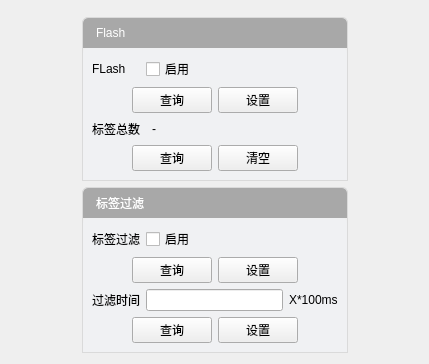
<?xml version="1.0" encoding="UTF-8"?>
<ui version="4.0">
 <class>wirelessreadparamwidget</class>
 <widget class="QWidget" name="wirelessreadparamwidget">
  <property name="geometry">
   <rect>
    <x>0</x>
    <y>0</y>
    <width>429</width>
    <height>364</height>
   </rect>
  </property>
  <property name="windowTitle">
   <string>Form</string>
  </property>
  <layout class="QGridLayout" name="gridLayout_7">
   <item row="0" column="1">
    <spacer name="verticalSpacer_2">
     <property name="orientation">
      <enum>Qt::Vertical</enum>
     </property>
     <property name="sizeHint" stdset="0">
      <size>
       <width>20</width>
       <height>40</height>
      </size>
     </property>
    </spacer>
   </item>
   <item row="1" column="0">
    <spacer name="horizontalSpacer">
     <property name="orientation">
      <enum>Qt::Horizontal</enum>
     </property>
     <property name="sizeHint" stdset="0">
      <size>
       <width>40</width>
       <height>20</height>
      </size>
     </property>
    </spacer>
   </item>
   <item row="1" column="1" rowspan="2">
    <layout class="QGridLayout" name="gridLayout_6">
     <item row="0" column="0" rowspan="2">
      <layout class="QVBoxLayout" name="verticalLayout_2">
       <item>
        <widget class="QWidget" name="widget_7" native="true">
         <property name="styleSheet">
          <string notr="true">.QWidget
{
	border: 1px solid rgb(218,218,218);
	border-top-right-radius: 5px;
	border-top-left-radius: 5px;
}</string>
         </property>
         <layout class="QVBoxLayout" name="verticalLayout_5">
          <property name="spacing">
           <number>0</number>
          </property>
          <property name="margin">
           <number>1</number>
          </property>
          <item>
           <widget class="QLabel" name="label_36">
            <property name="minimumSize">
             <size>
              <width>0</width>
              <height>30</height>
             </size>
            </property>
            <property name="maximumSize">
             <size>
              <width>16777215</width>
              <height>30</height>
             </size>
            </property>
            <property name="styleSheet">
             <string notr="true">font: 10pt &quot;微软雅黑&quot;;
color: rgb(255, 255, 255);
background-color: rgb(168, 168, 168);
padding: 3px 3px 3px 10px;
border: none;
border-top-right-radius: 5px;
border-top-left-radius: 5px;</string>
            </property>
            <property name="text">
             <string>Flash</string>
            </property>
           </widget>
          </item>
          <item>
           <widget class="QWidget" name="widget_8" native="true">
            <property name="styleSheet">
             <string notr="true">.QWidget
{
	border: none;
	background-color: rgb(240, 241, 243);
}</string>
            </property>
            <layout class="QGridLayout" name="gridLayout_2">
             <item row="0" column="0">
              <widget class="QLabel" name="label_39">
               <property name="text">
                <string>FLash</string>
               </property>
              </widget>
             </item>
             <item row="0" column="1" colspan="2">
              <layout class="QHBoxLayout" name="horizontalLayout_10">
               <item>
                <widget class="QCheckBox" name="checkBox_5">
                 <property name="text">
                  <string>启用</string>
                 </property>
                </widget>
               </item>
               <item>
                <spacer name="horizontalSpacer_2">
                 <property name="orientation">
                  <enum>Qt::Horizontal</enum>
                 </property>
                 <property name="sizeHint" stdset="0">
                  <size>
                   <width>40</width>
                   <height>20</height>
                  </size>
                 </property>
                </spacer>
               </item>
              </layout>
             </item>
             <item row="3" column="0">
              <widget class="QLabel" name="label_40">
               <property name="text">
                <string>标签总数</string>
               </property>
              </widget>
             </item>
             <item row="4" column="0" colspan="3">
              <layout class="QHBoxLayout" name="horizontalLayout_7">
               <item>
                <spacer name="horizontalSpacer_11">
                 <property name="orientation">
                  <enum>Qt::Horizontal</enum>
                 </property>
                 <property name="sizeHint" stdset="0">
                  <size>
                   <width>40</width>
                   <height>20</height>
                  </size>
                 </property>
                </spacer>
               </item>
               <item>
                <widget class="QPushButton" name="pushButton_11">
                 <property name="text">
                  <string>查询</string>
                 </property>
                </widget>
               </item>
               <item>
                <widget class="QPushButton" name="pushButton_12">
                 <property name="text">
                  <string>清空</string>
                 </property>
                </widget>
               </item>
               <item>
                <spacer name="horizontalSpacer_12">
                 <property name="orientation">
                  <enum>Qt::Horizontal</enum>
                 </property>
                 <property name="sizeHint" stdset="0">
                  <size>
                   <width>40</width>
                   <height>20</height>
                  </size>
                 </property>
                </spacer>
               </item>
              </layout>
             </item>
             <item row="3" column="2">
              <layout class="QHBoxLayout" name="horizontalLayout_8">
               <item>
                <widget class="QLabel" name="label_44">
                 <property name="text">
                  <string>-</string>
                 </property>
                </widget>
               </item>
               <item>
                <spacer name="horizontalSpacer_13">
                 <property name="orientation">
                  <enum>Qt::Horizontal</enum>
                 </property>
                 <property name="sizeHint" stdset="0">
                  <size>
                   <width>40</width>
                   <height>20</height>
                  </size>
                 </property>
                </spacer>
               </item>
              </layout>
             </item>
             <item row="2" column="0" colspan="3">
              <layout class="QHBoxLayout" name="horizontalLayout_9">
               <item>
                <spacer name="horizontalSpacer_14">
                 <property name="orientation">
                  <enum>Qt::Horizontal</enum>
                 </property>
                 <property name="sizeHint" stdset="0">
                  <size>
                   <width>40</width>
                   <height>20</height>
                  </size>
                 </property>
                </spacer>
               </item>
               <item>
                <widget class="QPushButton" name="pushButton">
                 <property name="text">
                  <string>查询</string>
                 </property>
                </widget>
               </item>
               <item>
                <widget class="QPushButton" name="pushButton_6">
                 <property name="text">
                  <string>设置</string>
                 </property>
                </widget>
               </item>
               <item>
                <spacer name="horizontalSpacer_15">
                 <property name="orientation">
                  <enum>Qt::Horizontal</enum>
                 </property>
                 <property name="sizeHint" stdset="0">
                  <size>
                   <width>40</width>
                   <height>20</height>
                  </size>
                 </property>
                </spacer>
               </item>
              </layout>
             </item>
            </layout>
           </widget>
          </item>
         </layout>
        </widget>
       </item>
       <item>
        <widget class="QWidget" name="widget_9" native="true">
         <property name="styleSheet">
          <string notr="true">.QWidget
{
	border: 1px solid rgb(218,218,218);
	border-top-right-radius: 5px;
	border-top-left-radius: 5px;
}</string>
         </property>
         <layout class="QVBoxLayout" name="verticalLayout_6">
          <property name="spacing">
           <number>0</number>
          </property>
          <property name="margin">
           <number>1</number>
          </property>
          <item>
           <widget class="QLabel" name="label_37">
            <property name="minimumSize">
             <size>
              <width>0</width>
              <height>30</height>
             </size>
            </property>
            <property name="maximumSize">
             <size>
              <width>16777215</width>
              <height>30</height>
             </size>
            </property>
            <property name="styleSheet">
             <string notr="true">font: 10pt &quot;微软雅黑&quot;;
color: rgb(255, 255, 255);
background-color: rgb(168, 168, 168);
padding: 3px 3px 3px 10px;
border: none;
border-top-right-radius: 5px;
border-top-left-radius: 5px;</string>
            </property>
            <property name="text">
             <string>标签过滤</string>
            </property>
           </widget>
          </item>
          <item>
           <widget class="QWidget" name="widget_10" native="true">
            <property name="styleSheet">
             <string notr="true">.QWidget
{
	border: none;
	background-color: rgb(240, 241, 243);
}</string>
            </property>
            <layout class="QGridLayout" name="gridLayout">
             <item row="0" column="0">
              <widget class="QLabel" name="label_41">
               <property name="text">
                <string>标签过滤</string>
               </property>
              </widget>
             </item>
             <item row="0" column="1">
              <layout class="QHBoxLayout" name="horizontalLayout">
               <item>
                <widget class="QCheckBox" name="checkBox_6">
                 <property name="text">
                  <string>启用</string>
                 </property>
                </widget>
               </item>
               <item>
                <spacer name="horizontalSpacer_5">
                 <property name="orientation">
                  <enum>Qt::Horizontal</enum>
                 </property>
                 <property name="sizeHint" stdset="0">
                  <size>
                   <width>40</width>
                   <height>20</height>
                  </size>
                 </property>
                </spacer>
               </item>
              </layout>
             </item>
             <item row="1" column="0" colspan="2">
              <layout class="QHBoxLayout" name="horizontalLayout_6">
               <item>
                <spacer name="horizontalSpacer_9">
                 <property name="orientation">
                  <enum>Qt::Horizontal</enum>
                 </property>
                 <property name="sizeHint" stdset="0">
                  <size>
                   <width>40</width>
                   <height>20</height>
                  </size>
                 </property>
                </spacer>
               </item>
               <item>
                <widget class="QPushButton" name="pushButton_2">
                 <property name="text">
                  <string>查询</string>
                 </property>
                </widget>
               </item>
               <item>
                <widget class="QPushButton" name="pushButton_14">
                 <property name="text">
                  <string>设置</string>
                 </property>
                </widget>
               </item>
               <item>
                <spacer name="horizontalSpacer_10">
                 <property name="orientation">
                  <enum>Qt::Horizontal</enum>
                 </property>
                 <property name="sizeHint" stdset="0">
                  <size>
                   <width>40</width>
                   <height>20</height>
                  </size>
                 </property>
                </spacer>
               </item>
              </layout>
             </item>
             <item row="2" column="0">
              <widget class="QLabel" name="label_42">
               <property name="text">
                <string>过滤时间</string>
               </property>
              </widget>
             </item>
             <item row="2" column="1">
              <layout class="QHBoxLayout" name="horizontalLayout_2">
               <item>
                <widget class="QLineEdit" name="lineEdit"/>
               </item>
               <item>
                <widget class="QLabel" name="label_43">
                 <property name="text">
                  <string>X*100ms</string>
                 </property>
                </widget>
               </item>
              </layout>
             </item>
             <item row="3" column="0" colspan="2">
              <layout class="QHBoxLayout" name="horizontalLayout_5">
               <item>
                <spacer name="horizontalSpacer_7">
                 <property name="orientation">
                  <enum>Qt::Horizontal</enum>
                 </property>
                 <property name="sizeHint" stdset="0">
                  <size>
                   <width>40</width>
                   <height>20</height>
                  </size>
                 </property>
                </spacer>
               </item>
               <item>
                <widget class="QPushButton" name="pushButton_7">
                 <property name="text">
                  <string>查询</string>
                 </property>
                </widget>
               </item>
               <item>
                <widget class="QPushButton" name="pushButton_13">
                 <property name="text">
                  <string>设置</string>
                 </property>
                </widget>
               </item>
               <item>
                <spacer name="horizontalSpacer_8">
                 <property name="orientation">
                  <enum>Qt::Horizontal</enum>
                 </property>
                 <property name="sizeHint" stdset="0">
                  <size>
                   <width>40</width>
                   <height>20</height>
                  </size>
                 </property>
                </spacer>
               </item>
              </layout>
             </item>
            </layout>
           </widget>
          </item>
         </layout>
        </widget>
       </item>
      </layout>
     </item>
    </layout>
   </item>
   <item row="2" column="2">
    <spacer name="horizontalSpacer_3">
     <property name="orientation">
      <enum>Qt::Horizontal</enum>
     </property>
     <property name="sizeHint" stdset="0">
      <size>
       <width>40</width>
       <height>20</height>
      </size>
     </property>
    </spacer>
   </item>
   <item row="3" column="1">
    <spacer name="verticalSpacer_3">
     <property name="orientation">
      <enum>Qt::Vertical</enum>
     </property>
     <property name="sizeHint" stdset="0">
      <size>
       <width>20</width>
       <height>5</height>
      </size>
     </property>
    </spacer>
   </item>
  </layout>
 </widget>
 <resources/>
 <connections/>
</ui>
